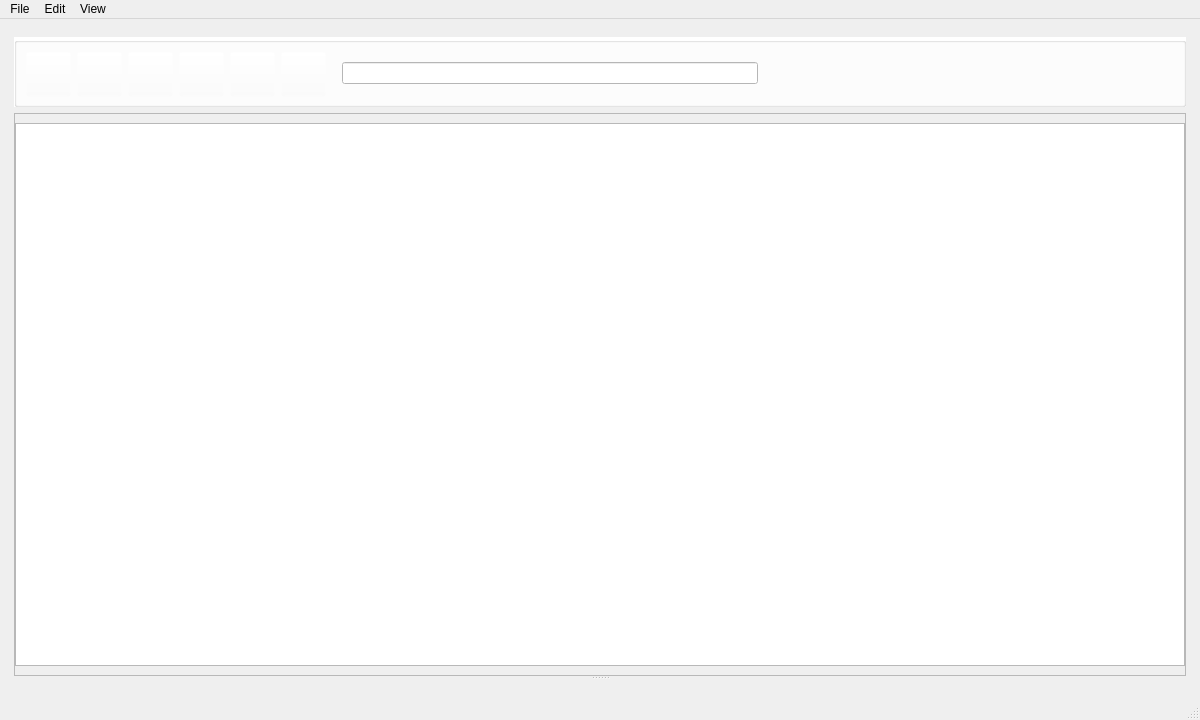
<?xml version="1.0" encoding="UTF-8"?>
<ui version="4.0">
 <class>MainWindow</class>
 <widget class="QMainWindow" name="MainWindow">
  <property name="geometry">
   <rect>
    <x>0</x>
    <y>0</y>
    <width>1200</width>
    <height>720</height>
   </rect>
  </property>
  <property name="minimumSize">
   <size>
    <width>1100</width>
    <height>650</height>
   </size>
  </property>
  <property name="windowTitle">
   <string>NetSniffer</string>
  </property>
  <widget class="QWidget" name="centralwidget">
   <layout class="QGridLayout" name="gridLayout_2">
    <item row="0" column="0">
     <widget class="QFrame" name="MainGrid">
      <property name="enabled">
       <bool>true</bool>
      </property>
      <property name="lineWidth">
       <number>0</number>
      </property>
      <layout class="QVBoxLayout" name="verticalLayout_3">
       <property name="leftMargin">
        <number>5</number>
       </property>
       <property name="rightMargin">
        <number>5</number>
       </property>
       <item>
        <widget class="QGroupBox" name="groupBox">
         <property name="maximumSize">
          <size>
           <width>16777215</width>
           <height>70</height>
          </size>
         </property>
         <property name="styleSheet">
          <string notr="true">background-color: rgb(255, 255, 255);</string>
         </property>
         <property name="title">
          <string/>
         </property>
         <layout class="QHBoxLayout" name="horizontalLayout">
          <item>
           <widget class="QPushButton" name="StartCapture">
            <property name="minimumSize">
             <size>
              <width>45</width>
              <height>45</height>
             </size>
            </property>
            <property name="maximumSize">
             <size>
              <width>45</width>
              <height>45</height>
             </size>
            </property>
            <property name="palette">
             <palette>
              <active>
               <colorrole role="Button">
                <brush brushstyle="SolidPattern">
                 <color alpha="0">
                  <red>255</red>
                  <green>255</green>
                  <blue>255</blue>
                 </color>
                </brush>
               </colorrole>
               <colorrole role="Base">
                <brush brushstyle="SolidPattern">
                 <color alpha="0">
                  <red>255</red>
                  <green>255</green>
                  <blue>255</blue>
                 </color>
                </brush>
               </colorrole>
               <colorrole role="Window">
                <brush brushstyle="SolidPattern">
                 <color alpha="0">
                  <red>255</red>
                  <green>255</green>
                  <blue>255</blue>
                 </color>
                </brush>
               </colorrole>
              </active>
              <inactive>
               <colorrole role="Button">
                <brush brushstyle="SolidPattern">
                 <color alpha="0">
                  <red>255</red>
                  <green>255</green>
                  <blue>255</blue>
                 </color>
                </brush>
               </colorrole>
               <colorrole role="Base">
                <brush brushstyle="SolidPattern">
                 <color alpha="0">
                  <red>255</red>
                  <green>255</green>
                  <blue>255</blue>
                 </color>
                </brush>
               </colorrole>
               <colorrole role="Window">
                <brush brushstyle="SolidPattern">
                 <color alpha="0">
                  <red>255</red>
                  <green>255</green>
                  <blue>255</blue>
                 </color>
                </brush>
               </colorrole>
              </inactive>
              <disabled>
               <colorrole role="Button">
                <brush brushstyle="SolidPattern">
                 <color alpha="0">
                  <red>255</red>
                  <green>255</green>
                  <blue>255</blue>
                 </color>
                </brush>
               </colorrole>
               <colorrole role="Base">
                <brush brushstyle="SolidPattern">
                 <color alpha="0">
                  <red>255</red>
                  <green>255</green>
                  <blue>255</blue>
                 </color>
                </brush>
               </colorrole>
               <colorrole role="Window">
                <brush brushstyle="SolidPattern">
                 <color alpha="0">
                  <red>255</red>
                  <green>255</green>
                  <blue>255</blue>
                 </color>
                </brush>
               </colorrole>
              </disabled>
             </palette>
            </property>
            <property name="autoFillBackground">
             <bool>false</bool>
            </property>
            <property name="styleSheet">
             <string notr="true">QPushButton

{
		background-color: rgba(255, 255, 255, 0);
}
QPushButton:hover
{
	background-color: rgb(165, 165, 204);
	border-radius: 10px
}</string>
            </property>
            <property name="text">
             <string/>
            </property>
            <property name="iconSize">
             <size>
              <width>20</width>
              <height>128</height>
             </size>
            </property>
            <property name="MImage" stdset="0">
             <pixmap/>
            </property>
           </widget>
          </item>
          <item>
           <widget class="QPushButton" name="StopCapture">
            <property name="sizePolicy">
             <sizepolicy hsizetype="Preferred" vsizetype="Ignored">
              <horstretch>0</horstretch>
              <verstretch>0</verstretch>
             </sizepolicy>
            </property>
            <property name="minimumSize">
             <size>
              <width>45</width>
              <height>45</height>
             </size>
            </property>
            <property name="maximumSize">
             <size>
              <width>45</width>
              <height>45</height>
             </size>
            </property>
            <property name="sizeIncrement">
             <size>
              <width>0</width>
              <height>0</height>
             </size>
            </property>
            <property name="styleSheet">
             <string notr="true">QPushButton
{
		background-color: rgba(255, 255, 255, 0);
}
QPushButton:hover
{
	background-color: rgb(165, 165, 204);
	border-radius: 10px
}</string>
            </property>
            <property name="text">
             <string/>
            </property>
            <property name="iconSize">
             <size>
              <width>40</width>
              <height>40</height>
             </size>
            </property>
           </widget>
          </item>
          <item>
           <widget class="QPushButton" name="Settings">
            <property name="minimumSize">
             <size>
              <width>45</width>
              <height>45</height>
             </size>
            </property>
            <property name="maximumSize">
             <size>
              <width>45</width>
              <height>45</height>
             </size>
            </property>
            <property name="styleSheet">
             <string notr="true">QPushButton
{
		background-color: rgba(255, 255, 255, 0);
}
QPushButton:hover
{
	background-color: rgb(165, 165, 204);
	border-radius: 10px
}</string>
            </property>
            <property name="text">
             <string/>
            </property>
            <property name="iconSize">
             <size>
              <width>25</width>
              <height>25</height>
             </size>
            </property>
           </widget>
          </item>
          <item>
           <widget class="QPushButton" name="OpenPcap">
            <property name="minimumSize">
             <size>
              <width>45</width>
              <height>45</height>
             </size>
            </property>
            <property name="maximumSize">
             <size>
              <width>45</width>
              <height>45</height>
             </size>
            </property>
            <property name="styleSheet">
             <string notr="true">QPushButton
{
		background-color: rgba(255, 255, 255, 0);
}
QPushButton:hover
{
	background-color: rgb(165, 165, 204);
	border-radius: 10px
}</string>
            </property>
            <property name="text">
             <string/>
            </property>
            <property name="iconSize">
             <size>
              <width>25</width>
              <height>25</height>
             </size>
            </property>
           </widget>
          </item>
          <item>
           <widget class="QPushButton" name="PrevPacket">
            <property name="minimumSize">
             <size>
              <width>45</width>
              <height>45</height>
             </size>
            </property>
            <property name="maximumSize">
             <size>
              <width>45</width>
              <height>45</height>
             </size>
            </property>
            <property name="styleSheet">
             <string notr="true">QPushButton
{
		background-color: rgba(255, 255, 255, 0);
}
QPushButton:hover
{
	background-color: rgb(165, 165, 204);
	border-radius: 10px
}</string>
            </property>
            <property name="text">
             <string/>
            </property>
           </widget>
          </item>
          <item>
           <widget class="QPushButton" name="NextPacket">
            <property name="minimumSize">
             <size>
              <width>45</width>
              <height>45</height>
             </size>
            </property>
            <property name="maximumSize">
             <size>
              <width>45</width>
              <height>45</height>
             </size>
            </property>
            <property name="styleSheet">
             <string notr="true">QPushButton
{
		background-color: rgba(255, 255, 255, 0);
}
QPushButton:hover
{
	background-color: rgb(165, 165, 204);
	border-radius: 10px
}</string>
            </property>
            <property name="text">
             <string/>
            </property>
           </widget>
          </item>
          <item>
           <spacer name="horizontalSpacer_2">
            <property name="orientation">
             <enum>Qt::Horizontal</enum>
            </property>
            <property name="sizeType">
             <enum>QSizePolicy::Fixed</enum>
            </property>
            <property name="sizeHint" stdset="0">
             <size>
              <width>10</width>
              <height>20</height>
             </size>
            </property>
           </spacer>
          </item>
          <item>
           <widget class="QLineEdit" name="filterExpr"/>
          </item>
          <item>
           <spacer name="horizontalSpacer_4">
            <property name="orientation">
             <enum>Qt::Horizontal</enum>
            </property>
            <property name="sizeType">
             <enum>QSizePolicy::Minimum</enum>
            </property>
            <property name="sizeHint" stdset="0">
             <size>
              <width>0</width>
              <height>20</height>
             </size>
            </property>
           </spacer>
          </item>
          <item>
           <spacer name="horizontalSpacer">
            <property name="orientation">
             <enum>Qt::Horizontal</enum>
            </property>
            <property name="sizeType">
             <enum>QSizePolicy::Expanding</enum>
            </property>
            <property name="sizeHint" stdset="0">
             <size>
              <width>40</width>
              <height>20</height>
             </size>
            </property>
           </spacer>
          </item>
         </layout>
        </widget>
       </item>
       <item>
        <widget class="QSplitter" name="splitter">
         <property name="orientation">
          <enum>Qt::Vertical</enum>
         </property>
         <widget class="QWidget" name="verticalLayoutWidget">
          <layout class="QVBoxLayout" name="verticalLayout_2">
           <item>
            <widget class="QFrame" name="frame">
             <property name="frameShape">
              <enum>QFrame::StyledPanel</enum>
             </property>
             <property name="frameShadow">
              <enum>QFrame::Raised</enum>
             </property>
             <layout class="QGridLayout" name="gridLayout">
              <property name="leftMargin">
               <number>0</number>
              </property>
              <property name="rightMargin">
               <number>0</number>
              </property>
              <item row="0" column="0">
               <widget class="QTableView" name="PacketView"/>
              </item>
             </layout>
            </widget>
           </item>
          </layout>
         </widget>
         <widget class="QWidget" name="horizontalLayoutWidget">
          <layout class="QHBoxLayout" name="horizontalLayout_3">
           <property name="spacing">
            <number>0</number>
           </property>
           <item>
            <widget class="QFrame" name="BottomFrame">
             <property name="frameShape">
              <enum>QFrame::StyledPanel</enum>
             </property>
             <property name="frameShadow">
              <enum>QFrame::Raised</enum>
             </property>
             <widget class="QTabWidget" name="ProtoDetailWidget">
              <property name="geometry">
               <rect>
                <x>585</x>
                <y>10</y>
                <width>0</width>
                <height>31</height>
               </rect>
              </property>
              <property name="maximumSize">
               <size>
                <width>0</width>
                <height>16777215</height>
               </size>
              </property>
              <property name="currentIndex">
               <number>1</number>
              </property>
              <widget class="QWidget" name="tab">
               <attribute name="title">
                <string>Tab 1</string>
               </attribute>
              </widget>
              <widget class="QWidget" name="tab_2">
               <attribute name="title">
                <string>Tab 2</string>
               </attribute>
              </widget>
             </widget>
            </widget>
           </item>
          </layout>
         </widget>
        </widget>
       </item>
      </layout>
     </widget>
    </item>
   </layout>
  </widget>
  <widget class="QStatusBar" name="statusbar"/>
  <widget class="QMenuBar" name="menuBar">
   <property name="geometry">
    <rect>
     <x>0</x>
     <y>0</y>
     <width>1200</width>
     <height>21</height>
    </rect>
   </property>
   <widget class="QMenu" name="m_file">
    <property name="title">
     <string>File</string>
    </property>
   </widget>
   <widget class="QMenu" name="m_edit">
    <property name="title">
     <string>Edit</string>
    </property>
   </widget>
   <widget class="QMenu" name="m_view">
    <property name="title">
     <string>View</string>
    </property>
   </widget>
   <addaction name="m_file"/>
   <addaction name="m_edit"/>
   <addaction name="m_view"/>
  </widget>
 </widget>
 <resources/>
 <connections/>
</ui>
